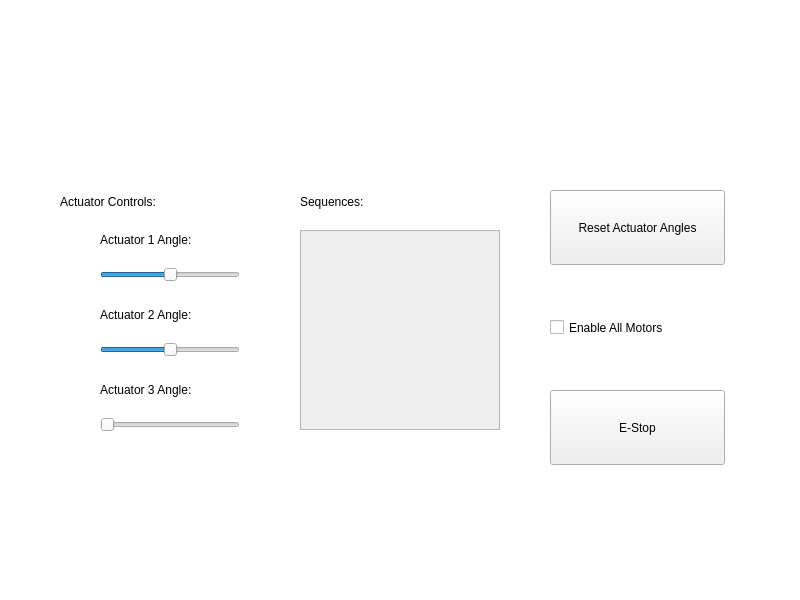
<?xml version="1.0" encoding="UTF-8"?>
<ui version="4.0">
 <class>Widget</class>
 <widget class="QWidget" name="Widget">
  <property name="geometry">
   <rect><x>0</x><y>0</y><width>800</width><height>600</height></rect>
  </property>
  <property name="windowTitle"><string>Motion Simulator User Interface</string></property>

  <!-- Background + overlay (you'll set scene in Python) -->
  <widget class="QGraphicsView" name="graphicsView">
   <property name="geometry">
    <rect><x>0</x><y>0</y><width>800</width><height>600</height></rect>
   </property>
   <property name="frameShape">
    <enum>QFrame::NoFrame</enum>
   </property>
   <property name="horizontalScrollBarPolicy">
    <enum>Qt::ScrollBarAlwaysOff</enum>
   </property>
   <property name="verticalScrollBarPolicy">
    <enum>Qt::ScrollBarAlwaysOff</enum>
   </property>
  </widget>

  <!-- Labels that were previously drawn via QGraphicsTextItem -->
  <widget class="QLabel" name="labelActuatorControls">
   <property name="geometry"><rect><x>60</x><y>190</y><width>200</width><height>24</height></rect></property>
   <property name="text"><string>Actuator Controls:</string></property>
  </widget>
  <widget class="QLabel" name="labelA1">
   <property name="geometry"><rect><x>100</x><y>230</y><width>160</width><height>20</height></rect></property>
   <property name="text"><string>Actuator 1 Angle:</string></property>
  </widget>
  <widget class="QLabel" name="labelA2">
   <property name="geometry"><rect><x>100</x><y>305</y><width>160</width><height>20</height></rect></property>
   <property name="text"><string>Actuator 2 Angle:</string></property>
  </widget>
  <widget class="QLabel" name="labelA3">
   <property name="geometry"><rect><x>100</x><y>380</y><width>160</width><height>20</height></rect></property>
   <property name="text"><string>Actuator 3 Angle:</string></property>
  </widget>

  <!-- Sliders -->
  <widget class="QSlider" name="angle1Slider">
   <property name="geometry"><rect><x>100</x><y>250</y><width>140</width><height>50</height></rect></property>
   <property name="orientation"><enum>Qt::Horizontal</enum></property>
   <property name="minimum"><number>-45</number></property>
   <property name="maximum"><number>45</number></property>
  </widget>
  <widget class="QSlider" name="angle2Slider">
   <property name="geometry"><rect><x>100</x><y>325</y><width>140</width><height>50</height></rect></property>
   <property name="orientation"><enum>Qt::Horizontal</enum></property>
   <property name="minimum"><number>-45</number></property>
   <property name="maximum"><number>45</number></property>
  </widget>
  <widget class="QSlider" name="angle3Slider">
   <property name="geometry"><rect><x>100</x><y>400</y><width>140</width><height>50</height></rect></property>
   <property name="orientation"><enum>Qt::Horizontal</enum></property>
   <property name="minimum"><number>0</number></property>
   <property name="maximum"><number>180</number></property>
  </widget>

  <!-- Right-side controls -->
  <widget class="QPushButton" name="homeButton">
   <property name="geometry"><rect><x>550</x><y>190</y><width>175</width><height>75</height></rect></property>
   <property name="text"><string>Reset Actuator Angles</string></property>
  </widget>
  <widget class="QCheckBox" name="enableAllCheck">
   <property name="geometry"><rect><x>550</x><y>290</y><width>175</width><height>75</height></rect></property>
   <property name="text"><string>Enable All Motors</string></property>
  </widget>
  <widget class="QPushButton" name="eStopButton">
   <property name="geometry"><rect><x>550</x><y>390</y><width>175</width><height>75</height></rect></property>
   <property name="text"><string>E-Stop</string></property>
  </widget>

  <!-- Sequences -->
  <widget class="QLabel" name="labelSequences">
   <property name="geometry"><rect><x>300</x><y>190</y><width>120</width><height>24</height></rect></property>
   <property name="text"><string>Sequences:</string></property>
  </widget>
  <widget class="QScrollArea" name="scrollArea">
   <property name="geometry"><rect><x>300</x><y>230</y><width>200</width><height>200</height></rect></property>
   <property name="widgetResizable"><bool>true</bool></property>
   <widget class="QWidget" name="scrollAreaWidgetContents">
    <property name="geometry"><rect><x>0</x><y>0</y><width>198</width><height>198</height></rect></property>
   </widget>
  </widget>
 </widget>
 <resources/>
 <connections/>
</ui>
